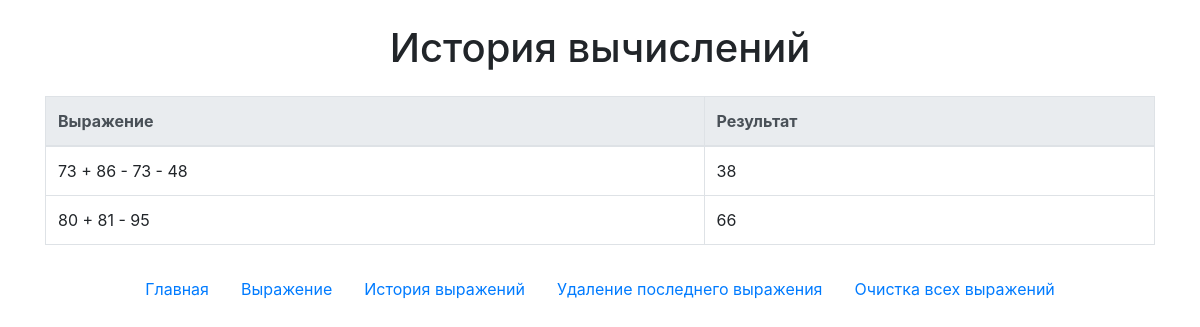
The page /history/ on the database its author committed.
### myapp/models.py (models this page shows, shortened)
class Calculation(models.Model):
    expression = models.CharField(max_length=255)
    result = models.IntegerField()

### myapp/views.py (the view)
# urls.py: path('history/', history, name='history'),
def history(request):
    calculations = Calculation.objects.all()
    return render(request, 'history.html', {'calculations': calculations})

### myapp/templates/history.html (shortened to what this page needs)
<!DOCTYPE html>
<html lang="ru">
<head>
    <link rel="stylesheet" href="https://stackpath.bootstrapcdn.com/bootstrap/4.5.2/css/bootstrap.min.css">
</head>
<body>
    <div class="container mt-4">
        <h1 class="text-center">История вычислений</h1>
        <table class="table table-bordered mt-4">
            <thead class="thead-light">
                <tr>
                    <th>Выражение</th>
                    <th>Результат</th>
                </tr>
            </thead>
            <tbody>
                {% for calculation in calculations %}
                <tr>
                    <td>{{ calculation.expression }}</td>
                    <td>{{ calculation.result }}</td>
                </tr>
                {% endfor %}
            </tbody>
        </table>
        <nav class="mt-4">
            <ul class="nav justify-content-center">
                <li class="nav-item"><a class="nav-link" href="{% url 'home' %}">Главная</a></li>
                <li class="nav-item"><a class="nav-link" href="{% url 'expression' %}">Выражение</a></li>
                <li class="nav-item"><a class="nav-link" href="{% url 'history' %}">История выражений</a></li>
                <li class="nav-item"><a class="nav-link" href="{% url 'delete' %}">Удаление последнего выражения</a></li>
                <li class="nav-item"><a class="nav-link" href="{% url 'clear' %}">Очистка всех выражений</a></li>
            </ul>
        </nav>
    </div>
</body>
</html>

### rows shown on the page
Calculation: expression "73 + 86 - 73 - 48", result "38"
Calculation: expression "80 + 81 - 95", result "66"
